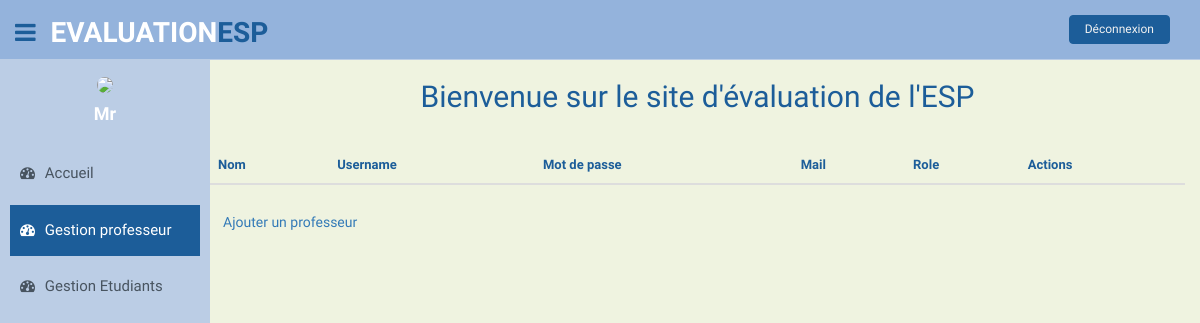
The app's page /gererProfesseur.php, older data.
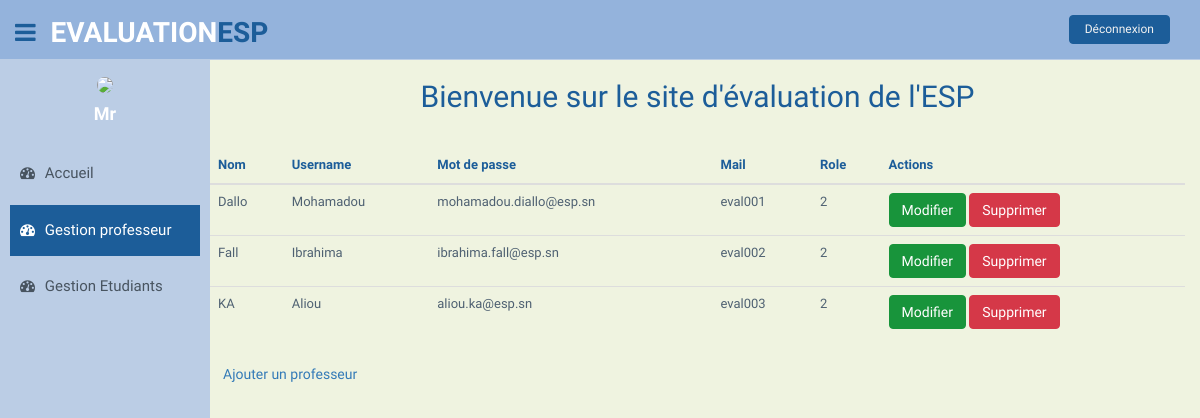
The same page, newer data.
### tables this page shows
CREATE TABLE Users (
  id int PRIMARY KEY AUTO_INCREMENT,
  nom varchar(255) NOT NULL,
  prenom varchar(255) NOT NULL,
  mail varchar(100) NOT NULL,
  mdp varchar(100) NOT NULL,
  userRole int NOT NULL,
  classe int DEFAULT NULL
);

### Users.php (called while the page is built, shortened)
<?php
    class Users
    {
        public static function getAllProfesseur()
        {
            $connexion=databaseConnection::getDatabaseConnexion();
                $requete='SELECT * FROM Users where userRole=2';
                $donnees =$connexion->query($requete);
                $rows =$donnees->fetchAll();
                return $rows;
        }
    }
?>

### gererProfesseur.php (the view, shortened to what this page needs)
<!DOCTYPE html>
<html lang="FR">
    <head>
        <link href="asset/lib/bootstrap/css/bootstrap.min.css" rel="stylesheet">
        <link href="asset/lib/font-awesome/css/font-awesome.css" rel="stylesheet" />
        <link href="asset/css/style.css" rel="stylesheet">
        <link href="asset/css/style-responsive.css" rel="stylesheet">
    </head>
    <body>
        <section id="container">
            <header class="header black-bg">
                <div class="sidebar-toggle-box">
                    <div class="fa fa-bars tooltips" data-placement="right" data-original-title="Toggle Navigation"></div>
                </div>
                <a href="index.php" class="logo"><b>Evaluation<span>ESP</span></b></a>
                <div class="top-menu">
                    <ul class="nav pull-right top-menu">
                    <li><a class="logout" href="logout.php"> Déconnexion </a> </li>
                    </ul>
                    </div>
            </header>
            <aside>
                <div id="sidebar" class="nav-collapse ">
                    <ul class="sidebar-menu" id="nav-accordion">
                        <p class="centered"><a href="profile.php"><img src="img/ui-sam.jpg" class="img-circle" width="80"></a></p>
                        <h4 class="centered"> Mr<?$_SESSION["nom"]?></h4>
                        <li class="mt">
                            <a  href="index.php">
                            <i class="fa fa-dashboard"></i>
                            <span>Accueil</span>
                            </a>
                        </li>
                        <li class="sub">
                            <a  class="active" href="gererProfesseur.php">
                            <i class="fa fa-dashboard"></i>
                            <span>Gestion professeur</span>
                            </a>
                        </li>
                        <li class="sub">
                            <a  href="gererEtudiant.php">
                            <i class="fa fa-dashboard"></i>
                            <span>Gestion Etudiants</span>
                            </a>
                        </li>
                    </ul>
                </div>
            </aside>
            <section id="main-content">
                <section class="wrapper">
                    <div class="text-center">
                        <h2 > Bienvenue sur le site d'évaluation de l'ESP </h2>
                    </div>
                    <div class="row">
                        <div class="col-md-12 mt">
                        <div class="content-panel ">
                            <table class="table table-hover">
                                <thead>
                                    <tr>
                                        <th id="nom"> Nom </th>
                                        <th id="username"> Username</th>
                                        <th id="mdp"> Mot de passe </th>
                                        <th id="mail"> Mail </th>
                                        <th id="userRole"> Role </th>
                                        <th id="action"> Actions </th>
                                    </tr>
                                </thead>
                                <tbody>
                                    <?php
                                    require_once 'Users.php';
                                        $users=Users::getAllProfesseur();
                            if(!empty($users))
                            {
                                foreach ($users as $user)
                                {
                        ?>
                                    <tr class="lien">
                                        <td> <?= $user['nom'] ?> </td>
                                        <td> <?= $user['prenom'] ?> </td>
                                        <td> <?= $user['mail'] ?> </td>
                                        <td> <?= $user['mdp'] ?> </td>
                                        <td> <?= $user['userRole'] ?> </td>
                                        <td> <a class="btn btn-theme" href="editProfesseur.php?id=<?=$user['id']?>"> Modifier </a>
                                        <a class="btn btn-theme04" href="deleteUser.php?id=<?$user['id']?>">Supprimer </a> </td>
                                </tr>
                            <?php
                                }
                            } ?>
                            </table>
                             <a class="btn" href="addProfesseur.php"> Ajouter un professeur</a>
                        </div>
                    </div>
                </section>
            </section>
        </section>
    </body>
</html>

Row changes from the older to the newer data that the page shows:
added users: nom "Dallo", prenom "Mohamadou", mail "mohamadou.diallo@esp.sn", mdp "eval001", userRole "2"
added users: nom "Fall", prenom "Ibrahima", mail "ibrahima.fall@esp.sn", mdp "eval002", userRole "2"
added users: nom "KA", prenom "Aliou", mail "aliou.ka@esp.sn", mdp "eval003", userRole "2"
